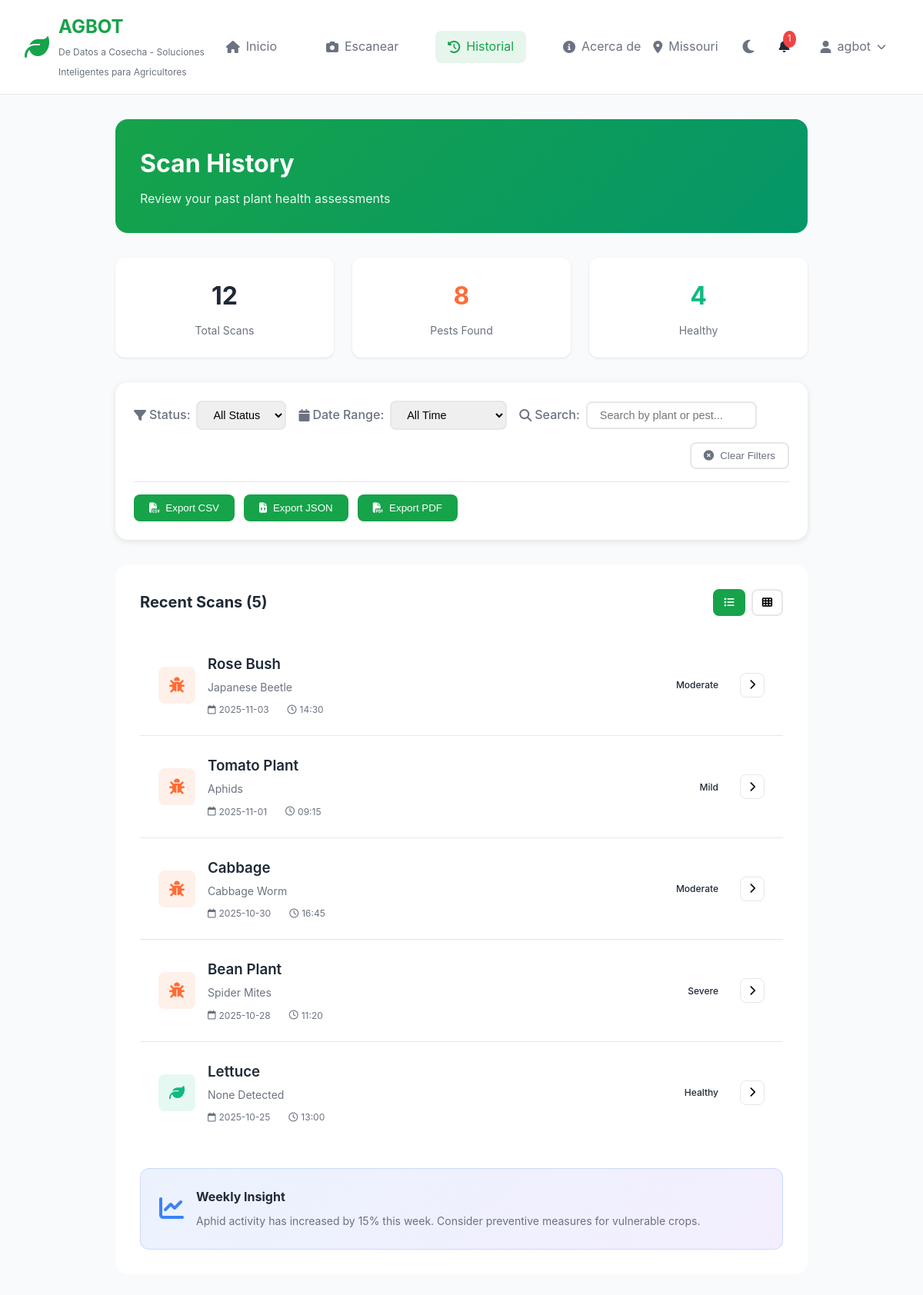
Screenshot of /history (signed in) with the database file from the repository.
### models.py (models this page shows, shortened)
class User(UserMixin, db.Model):
    __tablename__ = 'users'
    id = db.Column(db.Integer, primary_key=True)
    email = db.Column(db.String(120), unique=True, nullable=False, index=True)
    phone = db.Column(db.String(20), unique=True, nullable=True)
    password_hash = db.Column(db.String(255), nullable=False)
    name = db.Column(db.String(100), nullable=False)
    location = db.Column(db.String(100), nullable=True)
    language = db.Column(db.String(10), default='en')  # en, hi, es, sw, etc.
    units = db.Column(db.String(10), default='metric')  # metric or imperial
    theme = db.Column(db.String(20), default='emerald')  # emerald, forest, ocean, sunset
    farm_name = db.Column(db.String(100), nullable=True)
    farm_size = db.Column(db.String(50), nullable=True)
    crops = db.Column(db.Text, nullable=True)  # Comma-separated crop list
    notification_email = db.Column(db.Boolean, default=True)
    notification_push = db.Column(db.Boolean, default=True)
    created_at = db.Column(db.DateTime, default=datetime.utcnow)
    last_login = db.Column(db.DateTime)
    is_active = db.Column(db.Boolean, default=True)
    oauth_provider = db.Column(db.String(50), nullable=True)  # google, microsoft
    oauth_id = db.Column(db.String(255), nullable=True)
    scans = db.relationship('Scan', backref='user', lazy='dynamic', cascade='all, delete-orphan')
    feedbacks = db.relationship('Feedback', backref='user', lazy='dynamic', cascade='all, delete-orphan')

### app.py (the view)
@app.route('/history')
def history():
    history_data = [
        {
            'plant': 'Rose Bush',
            'pest': 'Japanese Beetle',
            'date': '2025-11-03',
            'time': '14:30',
            'severity': 'Moderate'
        },
        {
            'plant': 'Tomato Plant',
            'pest': 'Aphids',
            'date': '2025-11-01',
            'time': '09:15',
            'severity': 'Mild'
        },
        {
            'plant': 'Cabbage',
            'pest': 'Cabbage Worm',
            'date': '2025-10-30',
            'time': '16:45',
            'severity': 'Moderate'
        },
        {
            'plant': 'Bean Plant',
            'pest': 'Spider Mites',
            'date': '2025-10-28',
            'time': '11:20',
            'severity': 'Severe'
        },
        {
            'plant': 'Lettuce',
            'pest': 'None Detected',
            'date': '2025-10-25',
            'time': '13:00',
            'severity': 'Healthy'
        }
    ]
    stats = {
        'total_scans': 12,
        'pests_found': 8,
        'healthy': 4
    }
    return render_template('history.html', history=history_data, stats=stats)

### app.py (called while the page is built)
@login_manager.user_loader
def load_user(user_id):
    return User.query.get(int(user_id))

@app.context_processor
def inject_translations():
    if current_user.is_authenticated:
        lang = current_user.language
    else:
        lang = session.get('language', request.args.get('lang', 'en'))
    trans = translations.get(lang, translations['en'])
    return dict(lang=lang, t=trans)

### templates/history.html (shortened to what this page needs)
{% extends "base.html" %}
{% block content %}
<div class="history-page">
    <div class="history-header">
        <div class="header-content">
            <h1>Scan History</h1>
            <p>Review your past plant health assessments</p>
        </div>
    </div>
    <div class="history-stats">
        <div class="stat-item">
            <div class="stat-number">{{ stats.total_scans }}</div>
            <div class="stat-label">Total Scans</div>
        </div>
        <div class="stat-item pest">
            <div class="stat-number">{{ stats.pests_found }}</div>
            <div class="stat-label">Pests Found</div>
        </div>
        <div class="stat-item healthy">
            <div class="stat-number">{{ stats.healthy }}</div>
            <div class="stat-label">Healthy</div>
        </div>
    </div>
    <div class="history-toolbar">
        <div class="filter-section">
            <div class="filter-group">
                <label><i class="fas fa-filter"></i> Status:</label>
                <select id="filterStatus" class="filter-select">
                    <option value="all">All Status</option>
                </select>
            </div>
            <div class="filter-group">
                <label><i class="fas fa-calendar"></i> Date Range:</label>
                <select id="filterDate" class="filter-select">
                    <option value="all">All Time</option>
                </select>
            </div>
            <div class="filter-group">
                <label><i class="fas fa-search"></i> Search:</label>
                <input type="text" id="searchInput" class="filter-input" placeholder="Search by plant or pest...">
            </div>
            <button class="filter-clear" onclick="clearFilters()">
                <i class="fas fa-times-circle"></i> Clear Filters
            </button>
        </div>
        <div class="export-section">
            <button class="export-btn" onclick="exportData('csv')">
                <i class="fas fa-file-csv"></i> Export CSV
            </button>
            <button class="export-btn" onclick="exportData('json')">
                <i class="fas fa-file-code"></i> Export JSON
            </button>
            <button class="export-btn" onclick="exportData('pdf')">
                <i class="fas fa-file-pdf"></i> Export PDF
            </button>
        </div>
    </div>
    <div class="history-content">
        <div class="section-header">
            <h2>Recent Scans <span id="resultCount">({{ history|length }})</span></h2>
            <div class="view-options">
                <button class="view-toggle active" data-view="list" onclick="toggleView('list')">
                    <i class="fas fa-list"></i>
                </button>
                <button class="view-toggle" data-view="grid" onclick="toggleView('grid')">
                    <i class="fas fa-th"></i>
                </button>
            </div>
        </div>
        <div class="scan-list" id="scanList">
            {% for scan in history %}
            <div class="scan-item">
                <div class="scan-icon {{ 'healthy' if scan.severity == 'Healthy' else 'pest' }}">
                    <i class="fas fa-{{ 'leaf' if scan.severity == 'Healthy' else 'bug' }}"></i>
                </div>
                <div class="scan-details">
                    <h3>{{ scan.plant }}</h3>
                    <p>{{ scan.pest }}</p>
                    <div class="scan-meta">
                        <span><i class="far fa-calendar"></i> {{ scan.date }}</span>
                        <span><i class="far fa-clock"></i> {{ scan.time }}</span>
                    </div>
                </div>
                <div class="severity-badge {{ scan.severity.lower() }}">
                    {{ scan.severity }}
                </div>
                <button class="view-details">
                    <i class="fas fa-chevron-right"></i>
                </button>
            </div>
            {% endfor %}
        </div>
        <div class="insight-card">
            <div class="insight-icon">
                <i class="fas fa-chart-line"></i>
            </div>
            <div class="insight-content">
                <h3>Weekly Insight</h3>
                <p>Aphid activity has increased by 15% this week. Consider preventive measures for vulnerable crops.</p>
            </div>
        </div>
    </div>
</div>
{% endblock %}

### templates/base.html (shortened to what this page needs)
<!DOCTYPE html>
<html lang="{{ lang }}" data-theme="{{ current_user.theme if current_user.is_authenticated and current_user.theme else 'light' }}">
<head>
    <link rel="stylesheet" href="{{ url_for('static', filename='css/style.css') }}">
    <link rel="stylesheet" href="https://cdnjs.cloudflare.com/ajax/libs/font-awesome/6.4.0/css/all.min.css">
</head>
<body>
    <nav class="navbar">
        <div class="nav-container">
            {% if current_user.is_authenticated %}
            <div class="nav-logo">
                <i class="fas fa-leaf"></i>
                <div>
                    <h2>{{ t.brand.name }}</h2>
                    <span>{{ t.brand.tagline }}</span>
                </div>
            </div>
            {% endif %}
            {% if current_user.is_authenticated %}
            <div class="nav-menu">
                <a href="{{ url_for('index') }}" class="nav-item {% if request.endpoint == 'index' %}active{% endif %}">
                    <i class="fas fa-home"></i> {{ t.nav.home }}
                </a>
                <a href="{{ url_for('scan') }}" class="nav-item {% if request.endpoint == 'scan' %}active{% endif %}">
                    <i class="fas fa-camera"></i> {{ t.nav.scan }}
                </a>
                <a href="{{ url_for('history') }}" class="nav-item {% if request.endpoint == 'history' %}active{% endif %}">
                    <i class="fas fa-history"></i> {{ t.nav.history }}
                </a>
                <a href="{{ url_for('about') }}" class="nav-item {% if request.endpoint == 'about' %}active{% endif %}">
                    <i class="fas fa-info-circle"></i> {{ t.nav.about }}
                </a>
            </div>
            {% endif %}
            <div class="nav-user">
                {% if current_user.is_authenticated %}
                <div class="location">
                    <i class="fas fa-map-marker-alt"></i> {{ current_user.location or 'Location' }}
                </div>
                <button class="theme-toggle" id="themeToggle" title="Toggle theme">
                    <i class="fas fa-moon"></i>
                </button>
                <div class="notifications">
                    <i class="fas fa-bell"></i>
                    <span class="badge">1</span>
                </div>
                <div class="user-dropdown">
                    <div class="user-profile" onclick="toggleUserMenu()">
                        <i class="fas fa-user"></i> {{ current_user.name }}
                        <i class="fas fa-chevron-down"></i>
                    </div>
                </div>
                {% endif %}
            </div>
        </div>
    </nav>
    <main class="content">
        {% block content %}{% endblock %}
    </main>
</body>
</html>

### templates/history.html (style rules this page uses)
.history-toolbar { background: white; border-radius: 1rem; padding: 1.5rem; margin-bottom: 2rem; box-shadow: 0 2px 8px rgba(0, 0, 0, 0.1); }
.filter-section { display: flex; flex-wrap: wrap; gap: 1rem; margin-bottom: 1rem; }
.filter-group { display: flex; align-items: center; gap: 0.5rem; }
.filter-group label { font-weight: 500; color: var(--text-secondary); white-space: nowrap; display: flex; align-items: center; gap: 0.25rem; }
.filter-select, .filter-input { padding: 0.5rem 1rem; border: 2px solid var(--border-color); border-radius: 0.5rem; font-size: 0.9rem; transition: all 0.2s; }
.filter-input { min-width: 200px; }
.filter-clear { background: white; color: var(--text-secondary); border: 2px solid var(--border-color); padding: 0.5rem 1rem; border-radius: 0.5rem; font-weight: 500; cursor: pointer; transition: all 0.2s; display: flex; align-items: center; gap: 0.5rem; margin-left: auto; }
.export-section { display: flex; gap: 0.75rem; flex-wrap: wrap; padding-top: 1rem; border-top: 1px solid var(--border-color); }
.export-btn { background: var(--primary-color); color: white; border: none; padding: 0.625rem 1.25rem; border-radius: 0.5rem; font-weight: 500; cursor: pointer; transition: all 0.3s; display: flex; align-items: center; gap: 0.5rem; }
.view-options { display: flex; gap: 0.5rem; }
.view-toggle { background: white; border: 2px solid var(--border-color); padding: 0.5rem 0.75rem; border-radius: 0.5rem; cursor: pointer; transition: all 0.2s; }
.view-toggle.active { background: var(--primary-color); color: white; border-color: var(--primary-color); }

### rows the page displays
User: brand.name "AGBOT", location "Missouri", name "agbot"

### other values shown
{{ t.brand.tagline }} "De Datos a Cosecha - Soluciones Inteligentes para Agricultores"
{{ t.nav.home }} "Inicio"
{{ t.nav.scan }} "Escanear"
{{ t.nav.history }} "Historial"
{{ t.nav.about }} "Acerca de"
{{ stats.total_scans }} "12"
{{ stats.pests_found }} "8"
{{ stats.healthy }} "4"
{{ history|length }} "5"
{{ scan.plant }} "Rose Bush" "Tomato Plant" "Cabbage" "Bean Plant" "Lettuce"
{{ scan.pest }} "Japanese Beetle" "Aphids" "Cabbage Worm" "Spider Mites" "None Detected"
{{ scan.date }} "2025-11-03" "2025-11-01" "2025-10-30" "2025-10-28" "2025-10-25"
{{ scan.time }} "14:30" "09:15" "16:45" "11:20" "13:00"
{{ scan.severity }} "Moderate" "Mild" "Moderate" "Severe" "Healthy"
